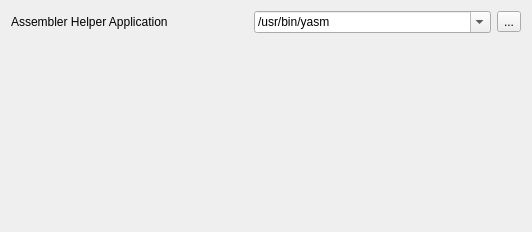
<?xml version="1.0" encoding="UTF-8"?>
<ui version="4.0">
 <class>OptionsPage</class>
 <widget class="QWidget" name="OptionsPage">
  <property name="geometry">
   <rect>
    <x>0</x>
    <y>0</y>
    <width>532</width>
    <height>232</height>
   </rect>
  </property>
  <property name="windowTitle">
   <string>Assembly Plugin</string>
  </property>
  <layout class="QVBoxLayout" name="verticalLayout">
   <item>
    <layout class="QHBoxLayout" name="horizontalLayout">
     <item>
      <widget class="QLabel" name="label">
       <property name="text">
        <string>Assembler Helper Application</string>
       </property>
      </widget>
     </item>
     <item>
      <widget class="QComboBox" name="assemblerPath">
       <property name="editable">
        <bool>true</bool>
       </property>
       <item>
        <property name="text">
         <string>/usr/bin/yasm</string>
        </property>
       </item>
       <item>
        <property name="text">
         <string>/usr/bin/nasm</string>
        </property>
       </item>
      </widget>
     </item>
     <item>
      <widget class="QToolButton" name="toolButton">
       <property name="text">
        <string>...</string>
       </property>
      </widget>
     </item>
    </layout>
   </item>
   <item>
    <spacer name="verticalSpacer">
     <property name="orientation">
      <enum>Qt::Vertical</enum>
     </property>
     <property name="sizeHint" stdset="0">
      <size>
       <width>20</width>
       <height>191</height>
      </size>
     </property>
    </spacer>
   </item>
  </layout>
 </widget>
 <resources/>
 <connections/>
</ui>
